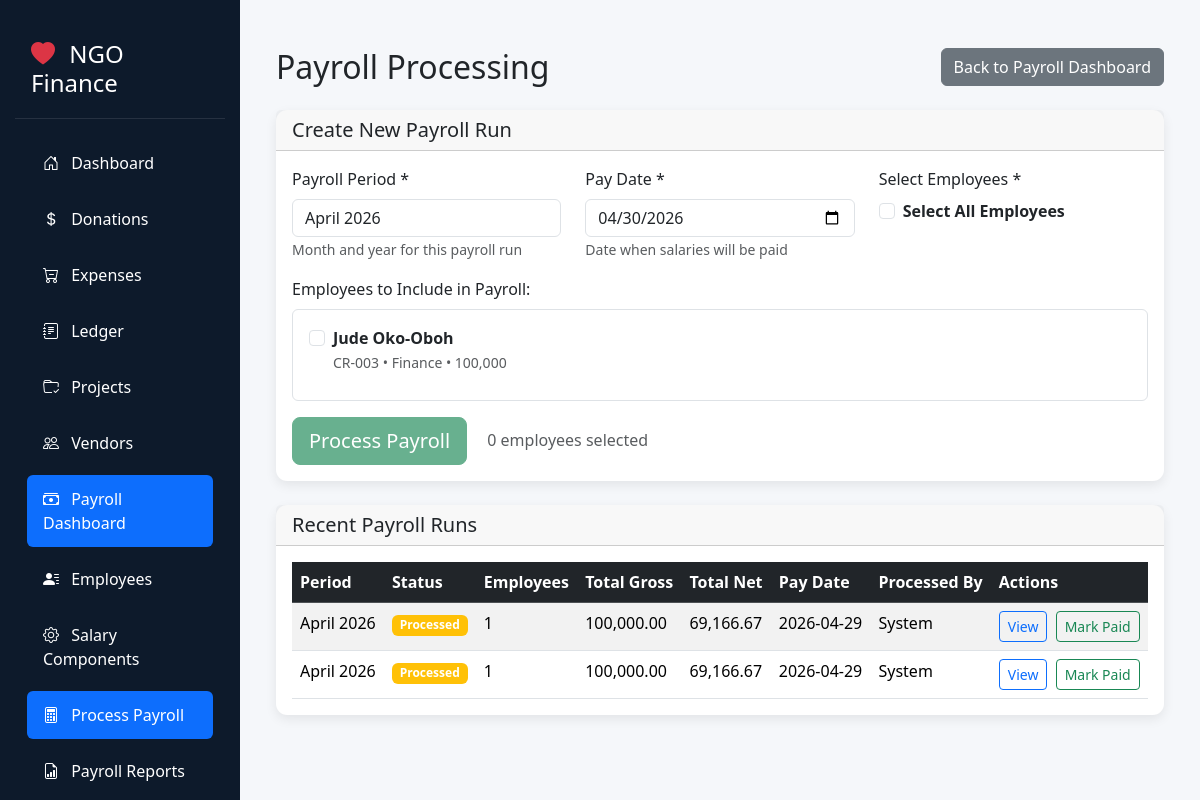
The app's page /payroll-processing with its own data.
### tables this page shows
CREATE TABLE employees (
            id INTEGER PRIMARY KEY AUTOINCREMENT,
            employee_id TEXT UNIQUE NOT NULL,
            full_name TEXT NOT NULL,
            email TEXT UNIQUE,
            phone TEXT,
            designation TEXT NOT NULL,
            department TEXT,
            monthly_salary REAL NOT NULL,
            tax_id TEXT,
            bank_account TEXT,
            bank_name TEXT,
            is_active INTEGER DEFAULT 1,
            hire_date TEXT,
            created_at TEXT DEFAULT (datetime('now')),
            updated_at TEXT DEFAULT (datetime('now'))
        , first_name TEXT, last_name TEXT, address TEXT, date_of_birth TEXT, termination_date TEXT, position TEXT, employment_type TEXT, basic_salary REAL DEFAULT 0, bank_account_number TEXT, bank_account_name TEXT, pension_fund TEXT, emergency_contact_name TEXT, emergency_contact_phone TEXT);

CREATE TABLE payroll_runs (
                id INTEGER PRIMARY KEY AUTOINCREMENT,
                payroll_period TEXT NOT NULL,
                pay_date TEXT NOT NULL,
                status TEXT CHECK(status IN ('draft', 'processed', 'paid')) DEFAULT 'draft',
                total_gross REAL DEFAULT 0,
                total_deductions REAL DEFAULT 0,
                total_net REAL DEFAULT 0,
                total_employees INTEGER DEFAULT 0,
                processed_by INTEGER,
                approved_by INTEGER,
                notes TEXT,
                created_at TEXT DEFAULT (datetime('now')),
                updated_at TEXT DEFAULT (datetime('now')),
                FOREIGN KEY (processed_by) REFERENCES users(id),
                FOREIGN KEY (approved_by) REFERENCES users(id)
            );

### main.py (the view)
@app.get("/payroll-processing", response_class=HTMLResponse)
async def payroll_processing(request: Request):
    with get_db() as conn:
        employees = conn.execute("""
            SELECT id, employee_id, first_name, last_name, basic_salary, department
            FROM employees
            WHERE is_active = 1
            ORDER BY department, last_name, first_name
        """).fetchall()
        recent_runs = conn.execute("""
            SELECT pr.*, u.username as processed_by_name
            FROM payroll_runs pr
            LEFT JOIN users u ON pr.processed_by = u.id
            ORDER BY pr.created_at DESC LIMIT 10
        """).fetchall()
    return templates.TemplateResponse("payroll_processing.html", {
        "request": request,
        "employees": employees,
        "recent_runs": recent_runs
    })

### templates/payroll_processing.html (shortened to what this page needs)
{% extends "base.html" %}
{% block content %}
<div class="container-fluid mt-4">
    <div class="d-flex justify-content-between align-items-center mb-4">
        <h2 class="mb-0">Payroll Processing</h2>
        <a href="/payroll" class="btn btn-secondary">
             Back to Payroll Dashboard
        </a>
    </div>
    <div class="card mb-4">
        <div class="card-header">
            <h5 class="mb-0">Create New Payroll Run</h5>
        </div>
        <div class="card-body">
            <form id="payrollForm" method="post" action="/process-payroll">
                <div class="row">
                    <div class="col-md-4 mb-3">
                        <label for="payroll_period" class="form-label">Payroll Period *</label>
                        <input type="text" class="form-control" id="payroll_period" name="payroll_period"
                               placeholder="e.g., January 2024" required>
                        <small class="text-muted">Month and year for this payroll run</small>
                    </div>
                    <div class="col-md-4 mb-3">
                        <label for="pay_date" class="form-label">Pay Date *</label>
                        <input type="date" class="form-control" id="pay_date" name="pay_date" required>
                        <small class="text-muted">Date when salaries will be paid</small>
                    </div>
                    <div class="col-md-4 mb-3">
                        <label class="form-label">Select Employees *</label>
                        <div class="form-check">
                            <input class="form-check-input" type="checkbox" id="select_all" onchange="toggleAllEmployees()">
                            <label class="form-check-label" for="select_all">
                                <strong>Select All Employees</strong>
                            </label>
                        </div>
                    </div>
                </div>
                {% if employees %}
                    <div class="row">
                        <div class="col-12">
                            <label class="form-label">Employees to Include in Payroll:</label>
                            <div class="border rounded p-3" style="max-height: 300px; overflow-y: auto;">
                                <div class="row">
                                    {% for employee in employees %}
                                    <div class="col-md-6 col-lg-4 mb-2">
                                        <div class="form-check">
                                            <input class="form-check-input employee-checkbox" type="checkbox"
                                                   id="emp_{{ employee.id }}" name="employee_ids" value="{{ employee.id }}">
                                            <label class="form-check-label" for="emp_{{ employee.id }}">
                                                <strong>{{ employee.first_name }} {{ employee.last_name }}</strong>
                                                <br>
                                                <small class="text-muted">
                                                    {{ employee.employee_id }} • {{ employee.department or 'No Dept' }} •
                                                    {{ "{:,.0f}".format(employee.basic_salary) | format_currency }}
                                                </small>
                                            </label>
                                        </div>
                                    </div>
                                    {% endfor %}
                                </div>
                            </div>
                        </div>
                    </div>
                    <div class="mt-3">
                        <button type="submit" class="btn btn-success btn-lg" id="processBtn">
                             Process Payroll
                        </button>
                        <span id="selectedCount" class="ms-3 text-muted">0 employees selected</span>
                    </div>
                {% else %}
                    <div class="alert alert-warning">
                        <i class="fas fa-exclamation-triangle"></i>
                        No active employees found. <a href="/add-employee">Add employees</a> before processing payroll.
                    </div>
                {% endif %}
            </form>
        </div>
    </div>
    {% if recent_runs %}
    <div class="card">
        <div class="card-header">
            <h5 class="mb-0">Recent Payroll Runs</h5>
        </div>
        <div class="card-body">
            <div class="table-responsive">
                <table class="table table-striped table-hover">
                    <thead class="table-dark">
                        <tr>
                            <th>Period</th>
                            <th>Status</th>
                            <th>Employees</th>
                            <th>Total Gross</th>
                            <th>Total Net</th>
                            <th>Pay Date</th>
                            <th>Processed By</th>
                            <th>Actions</th>
                        </tr>
                    </thead>
                    <tbody>
                        {% for run in recent_runs %}
                        <tr>
                            <td>{{ run.payroll_period }}</td>
                            <td>
                                <span class="badge bg-{{ 'success' if run.status == 'paid' else 'warning' if run.status == 'processed' else 'secondary' }}">
                                    {{ run.status.title() }}
                                </span>
                            </td>
                            <td>{{ run.total_employees }}</td>
                            <td>{{ "{:,.2f}".format(run.total_gross) | format_currency }}</td>
                            <td>{{ "{:,.2f}".format(run.total_net) | format_currency }}</td>
                            <td>{{ run.pay_date }}</td>
                            <td>{{ run.processed_by_name or 'System' }}</td>
                            <td>
                                <a href="/payroll-run/{{ run.id }}" class="btn btn-sm btn-outline-primary">
                                     View
                                </a>
                                {% if run.status == 'processed' %}
                                <button class="btn btn-sm btn-outline-success ms-1" onclick="markAsPaid({{ run.id }})">
                                     Mark Paid
                                </button>
                                {% endif %}
                            </td>
                        </tr>
                        {% endfor %}
                    </tbody>
                </table>
            </div>
        </div>
    </div>
    {% endif %}
</div>
{% endblock %}

### static/style.css (style rules this page uses)
.card { border-radius: 0.7rem; box-shadow: 0 4px 12px rgba(0, 0, 0, 0.08); border: none; }
.table { margin-bottom: 0; }
.table th { font-weight: 600; }
table, tr, td { page-break-inside: avoid; }
td { word-wrap: break-word; }

### templates/base.html (style rules this page uses)
:root { --sidebar-width: 240px; --sidebar-bg: #0d1a2b; --sidebar-hover: #1e3a5f; --active-bg: #2c5282; }
body { min-height: 100vh; background-color: #f5f7fa; }

### records on screen
employees: first_name "Jude", last_name "Oko-Oboh", employee_id "CR-003", department "Finance", basic_salary "100,000"
payroll_runs: payroll_period "April 2026", status "Processed", total_employees "1", total_gross "100,000.00", total_net "69,166.67", pay_date "2026-04-29", processed_by_name "System"
payroll_runs: payroll_period "April 2026", status "Processed", total_employees "1", total_gross "100,000.00", total_net "69,166.67", pay_date "2026-04-29", processed_by_name "System"
